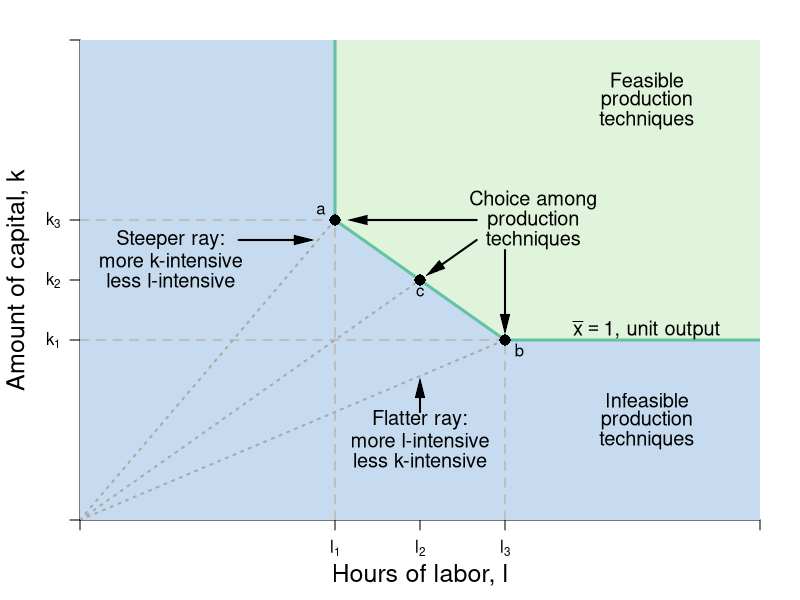

R code for this plot:
require(shape)
pdf(file = "firmmarketsupply/production_technique_angle.pdf", width = 7, height = 7)

#Set parameters for graphics
axislabelsize <- 1.5
labelsize <- 1.2
graphlinewidth <- 3
segmentlinewidth <- 2

COL <- c("#7fc97f", "#beaed4", "#fdc086", "#ffff99", "#386cb0", "#f0027f", "#bf5b17", "#666666")
COLA <- c("#e0f3db", "#99d8c9","#66c2a4","#41ae76", "#238b45", "#005824")
COLB <- c("#c6dbef", "#4eb3d3", "#2b8cbe", "#0868ac","#084081")

par(mar =  c(4, 4, 2, 2))

xlims <- c(0, 12)
ylims <- c(0, 12)

npts <- 501 


plot(0, 0, xlim = xlims, ylim = ylims, type = "n",
     xlab = expression(paste("")),
     ylab = expression(paste("")), 
     xaxt = "n", 
     yaxt = "n", 
     cex.lab = axislabelsize, 
     bty = "n",
     xaxs="i", 
     yaxs="i")

# ticksy <- seq(from = 0, to = ylims[2], by = 2)
# ylabels <- seq(from = 0, to = ylims[2], by = 2)
# ticksx <- seq(from = 0, to = xlims[2], by = 2)
# xlabels <- seq(from = 0, to = xlims[2], by = 2)
ticksy <- c(0, 4.5, 6, 7.5, ylims[2])
ylabels <- c(NA, expression(paste(k[1])), expression(paste(k[2])), expression(paste(k[3])), NA)
ticksx <- c(0, 4.5, 6, 7.5, xlims[2])
xlabels <- c(NA, expression(paste(l[1])), expression(paste(l[2])), expression(paste(l[3])), NA)

axis(1, at = ticksx, pos = 0, labels = xlabels)
axis(2, at = ticksy, pos = 0, labels = ylabels, las = 1)

npts <- 500 
xx1 <- seq(xlims[1], xlims[2], length.out = npts)

#Infeasible area
xpoly <- c(0, 4.5, 4.5, 7.5, xlims[2], xlims[2], 0, 0)
ypoly <- c(ylims[2], ylims[2], 7.5, 4.5, 4.5, 0, 0, ylims[2])
polygon(x = xpoly, y = ypoly, col = COLB[1], density=NULL, border = NA)

#Feasible area
xpoly1 <- c(xlims[2], 7.5, 4.5, 4.5,  xlims[2], xlims[2])
ypoly1 <- c(4.5, 4.5, 7.5, ylims[2], ylims[2], 4.5)
#ypoly1 <- c(ylims[2], ylims[2], 7.5, 4.5, ylims[2])
polygon(x = xpoly1, y = ypoly1, col = COLA[1], density=NULL, border = NA)

#lines(xx1, mrsA(xx1, rmax = 20, xmax = 10), col = COLA[4], lwd = graphlinewidth)
#lines(xx1, brfB(xx1, alpha = 16, beta = 1/24), col = COLB[4], lwd = graphlinewidth)

#Production set
segments(7.5, 4.5, xlims[2], 4.5, lty = 1, col = COLA[3], lwd = graphlinewidth)
segments(4.5, 7.5, 4.5, ylims[2], lty = 1, col = COLA[3],  lwd = graphlinewidth)
segments(4.5, 7.5, 7.5, 4.5, lty = 1, col = COLA[3],  lwd = graphlinewidth)

#Segments to other points
segments(0, 7.5, 4.5, 7.5, lty = 2, col = "gray", lwd = segmentlinewidth)
segments(4.5, 0, 4.5, 7.5, lty = 2, col = "gray", lwd = segmentlinewidth)

#For k2
segments(0, 4.5, 7.5, 4.5, lty = 2, col = "gray", lwd = segmentlinewidth)

#For l2
segments(7.5, 0, 7.5, 4.5, lty = 2, col = "gray", lwd = segmentlinewidth)

mtext(expression(paste("Hours of labor, ", l)), side=1, line = 2.5, cex = axislabelsize)
text(-1.1, 0.5*ylims[2], expression(paste("Amount of capital, ", k)), xpd = TRUE, cex = axislabelsize, srt = 90) 

#For good production technique i
#points(4, 6, pch = 16, col = "black", cex = 1.5)
#text(4.25, 6.25, expression(i))


#Rays from Origin
segments(0, 0, 7.5, 4.5, lty = 3, col = "darkgray", lwd = segmentlinewidth)
segments(0, 0, 4.5, 7.5, lty = 3, col = "darkgray", lwd = segmentlinewidth)
segments(0, 0, 6, 6, lty = 3, col = "darkgray", lwd = segmentlinewidth)

#For production technique a
points(4.5, 7.5, pch = 16, col = "black", cex = 1.5)
text(4.25, 7.75, expression(a))

#For production technique b
points(7.5, 4.5, pch = 16, col = "black", cex = 1.5)
text(7.75, 4.25, expression(b))

#For production technique c
points(6, 6, pch = 16, col = "black", cex = 1.5)
text(6, 5.7, expression(c))



#Label 
text(8, 8, expression(paste("Choice among")), cex = labelsize)
text(8, 7.5, expression(paste("production")), cex = labelsize)
text(8, 7, expression(paste("techniques")), cex = labelsize)

Arrows(7.5, 6.75, 7.5, 4.9, col = "black", lty = 1, lwd = 2, arr.type = "triangle", arr.lwd = 0.5)
Arrows(7, 7.5, 4.9, 7.5, col = "black", lty = 1, lwd = 2, arr.type = "triangle", arr.lwd = 0.5)
Arrows(7, 7, 6.25, 6.25, col = "black", lty = 1, lwd = 2, arr.type = "triangle", arr.lwd = 0.5)

text(10, 11, expression(paste("Feasible")), cex = labelsize)
text(10, 10.5, expression(paste("production")), cex = labelsize)
text(10, 10, expression(paste("techniques")), cex = labelsize)

text(10, 3, expression(paste("Infeasible")), cex = labelsize)
text(10, 2.5, expression(paste("production")), cex = labelsize)
text(10, 2, expression(paste("techniques")), cex = labelsize)


text(1.6, 7, expression(paste("Steeper ray:")), cex = labelsize)
text(1.6, 6.5, expression(paste("more k-intensive")), cex = labelsize)
text(1.6, 6, expression(paste("less l-intensive")), cex = labelsize)
Arrows(2.8, 7, 3.95, 7, col = "black", lty = 1, lwd = 2, arr.type = "triangle", arr.lwd = 0.5)


text(6, 2.5, expression(paste("Flatter ray:")), cex = labelsize)
text(6, 2, expression(paste("more l-intensive")), cex = labelsize)
text(6, 1.5, expression(paste("less k-intensive")), cex = labelsize)
Arrows(6, 2.7, 6, 3.3, col = "black", lty = 1, lwd = 2, arr.type = "triangle", arr.lwd = 0.5)

text(10, 4.75, expression(paste(bar(x) == 1,", unit output")), cex = labelsize)

dev.off()
